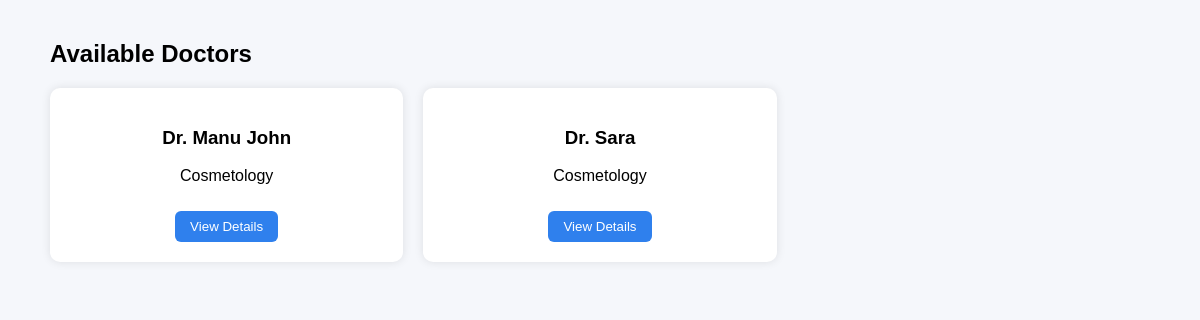
Page /doctor_list/ on the earlier database version.
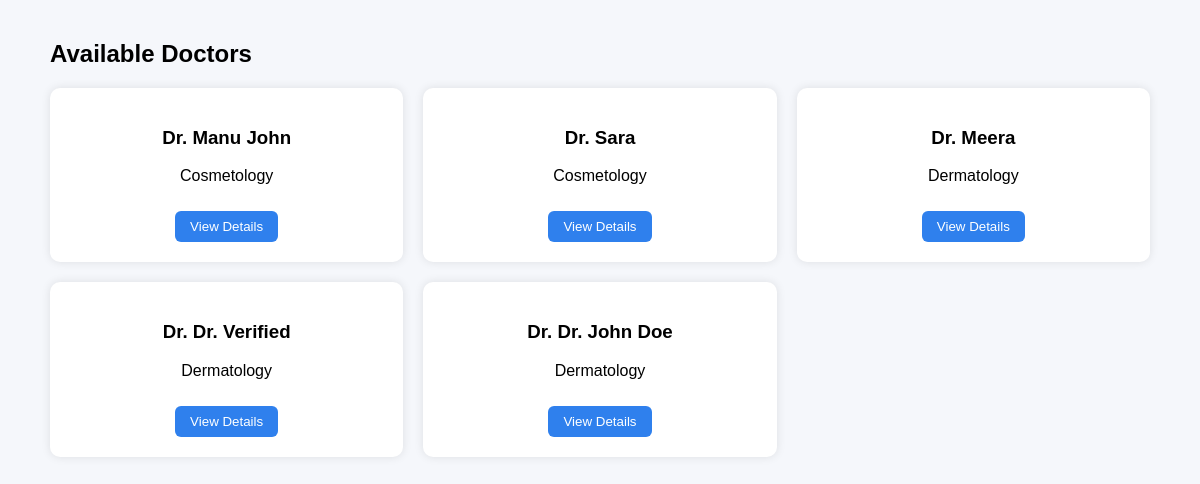
Same page on the later database version.
### clinicadmin/models.py (models this page shows)
class tbl_doctor(models.Model):
    name=models.CharField(max_length=20)
    age=models.IntegerField()
    gender=models.CharField(max_length=10)
    profile_picture=models.ImageField(upload_to='doctor_profiles/', blank=True, null=True)
    email=models.EmailField(max_length=128,unique=True)
    phone_number=models.CharField(max_length=20)
    address=models.TextField()
    identification=models.ImageField(upload_to='doctor_id_proofs/', blank=True, null=True)
    specialization=models.CharField(max_length=30)
    qualification = models.CharField(max_length=50, blank=True, null=True)
    medical_registration_number=models.CharField(max_length=20,unique=True)
    password=models.CharField(max_length=128,blank=True)

### patient/views.py (the view)
# urls.py: path('doctor_list/',views.doctor_list,name='doctor_list'),
def doctor_list(request):
    doctors = tbl_doctor.objects.all()
    return render(request,'patient/doctor_list.html',{
        'doctors':doctors
    })

### patient/Templates/patient/doctor_list.html (shortened to what this page needs)
<!DOCTYPE html>
<html>
<head>
</head>
<body>
<div class="container">
<h2>Available Doctors</h2>
<div class="cards">
{% for d in doctors %}
<div class="card">
<h3>{{d.name}}</h3>
<p>{{d.specialization}}</p>
<a href="{% url 'webpatient:doctor_details' d.id %}">
<button>View Details</button>
</a>
</div>
{% endfor %}
</div>
</div>
</body>
</html>

Differences in the rows shown:
added tbl_doctor: name "Dr. Meera", specialization "Dermatology"
added tbl_doctor: name "Dr. Dr. Verified", specialization "Dermatology"
added tbl_doctor: name "Dr. Dr. John Doe", specialization "Dermatology"
